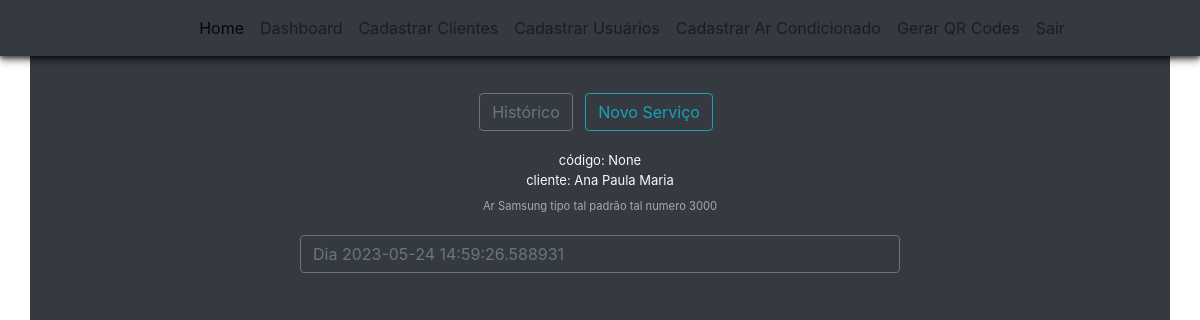
/dashboard/cliente/relatorio-servico/6 (signed in), run on the app's committed database.
### climaxcool/models.py (models this page shows)
class Equipments(database.Model):
    id = database.Column(database.Integer, primary_key=True)
    name_equipment = database.Column(database.String, nullable=False)
    btus_equipment = database.Column(database.Integer, nullable=False)
    brand_equipment = database.Column(database.String, nullable=False)
    address = database.Column(database.String, nullable=False)
    qr_code = database.Column(database.String, unique=True)
    status_equipment = database.Column(database.String, default="ATIVO")
    date_create = database.Column(database.DateTime, nullable=False, default=datetime.utcnow)
    id_customer = database.Column(database.Integer, database.ForeignKey('customers.id'), nullable=False)
    id_user = database.Column(database.Integer, database.ForeignKey('users.id'), nullable=False)

class Customers(database.Model):
    id = database.Column(database.Integer, primary_key=True)
    type_customer = database.Column(database.String, nullable=False)
    number_register_customer = database.Column(database.String, nullable=False, unique=True)
    name_customer = database.Column(database.String, nullable=False)
    name_responsible = database.Column(database.String)
    email = database.Column(database.String)
    address = database.Column(database.String)
    telephone_fixed = database.Column(database.String)
    telephone_mobile = database.Column(database.String, nullable=False)
    reference_point = database.Column(database.String)
    status_customer = database.Column(database.String, default="ATIVO")
    date_create = database.Column(database.DateTime, nullable=False, default=datetime.utcnow)
    date_last_update = database.Column(database.DateTime, default=datetime.utcnow, onupdate=datetime.utcnow)
    id_user = database.Column(database.Integer, database.ForeignKey('users.id'), nullable=False)
    equipment = database.relationship('Equipments', backref='company_asset', lazy=True)

class Users(database.Model, UserMixin):
    id = database.Column(database.Integer, primary_key=True)
    type_user = database.Column(database.String, nullable=False)
    username = database.Column(database.String, nullable=False, unique=True)
    email = database.Column(database.String, nullable=False, unique=True)
    password = database.Column(database.String, nullable=False)
    status_user = database.Column(database.String, default="ATIVO")
    permission_user = database.Column(database.Integer, default=0)
    equipment = database.relationship('Equipments', backref='created_by_user', lazy=True)
    date_last_update = database.Column(database.DateTime, default=datetime.utcnow, onupdate=datetime.utcnow)
    id_customer = database.Column(database.Integer, database.ForeignKey('customers.id'), nullable=False)

class Services(database.Model):
    id = database.Column(database.Integer, primary_key=True)
    service = database.Column(database.String, nullable=False)
    date_create = database.Column(database.DateTime, nullable=False, default=datetime.utcnow)
    annotations = database.Column(database.String)
    price = database.Column(database.Integer)
    id_customer = database.Column(database.Integer, database.ForeignKey('customers.id'), nullable=False)
    id_equipment = database.Column(database.Integer, database.ForeignKey('equipments.id'), nullable=False)
    id_expert = database.Column(database.Integer, database.ForeignKey('users.id'), nullable=False)

### climaxcool/route/routes.py (the view)
@app.route('/dashboard/cliente/relatorio-servico', defaults={'equipment_id': None})
@app.route('/dashboard/cliente/relatorio-servico/<int:equipment_id>')
@login_required
def report_service(equipment_id):
    equipment = None
    services_for_equipment = []
    if equipment_id is not None:
        equipment = Equipments.query.filter_by(id=equipment_id).first()
        customer = Customers.query.filter_by(id=equipment.id_customer).first();
        services = Services.query.filter_by(id_equipment=equipment_id).all();
        for service in services:
            expert = Users.query.filter_by(id=service.id_expert).first();
            list_services = service.service.split(",")
            list_services.pop()
            print(f"lista de serviços {list_services}")
            services_for_equipment.append( report_service_model(
                id=service.id,
                date= service.date_create,
                list_services= list_services,
                annotations= service.annotations,
                expert= expert.username,
                price= service.price,
            ))
    return render_template('report_service.html', equipment=equipment, customer=customer, services=services_for_equipment)

### climaxcool/models.py (called while the page is built)
@login_manager.user_loader
def load_user(id_user):
    return Users.query.get(int(id_user))

### climaxcool/templates/report_service.html (shortened to what this page needs)
{% extends 'nav_logged.html' %}
{% block bodynav %}
<div class="container bg-dark" style="padding-top: 60px; height: 100vh;">
    <div class="py-2 text-center">
        <div class="pb-2">
            <a id="btn-historico" class="btn btn-outline-secondary mr-2" href="{{url_for('report_service', equipment_id=equipment.id, customer_id=customer.id)}}">Histórico</a>
            <a id="btn-novo-servico" class="btn btn-outline-info mr-2" href="{{url_for('new_service', equipment_id=equipment.id, customer_id=customer.id)}}">Novo Serviço</a>
        </div>
    </div>
    <div class="container text-center text-light" id="option1">
        <div class="mt-1">
            <p style="font-size: small;" class="my-0">código: {{ equipment.qr_code }}</p>
            <p style="font-size: small;" class="my-0">cliente: {{customer.name_customer}}</p>
            <p style="font-size: 0.7rem; color: darkgrey;" class="mt-2">
                {{equipment.name_equipment}}
            </p>
        </div>
    </div>
    <div class="container row justify-content-center text-center text-light mx-0">
        {%for service in services%}
        <div class="col-md-7 mb-1">
            <button style="width: 100%; text-align: start;" class="btn btn-outline-secondary mt-1" type="button" data-bs-toggle="collapse" data-bs-target="#serv{{service.id}}"> Dia {{service.date}}</button>
        </div>
        {%endfor%}
    </div>
</div>
{% endblock %}

### data on the page
Equipments: qr_code "None", name_equipment "Ar Samsung tipo tal padrão tal numero 3000"
Customers: name_customer "Ana Paula Maria"
Users: date "2023-05-24 14:59:26.588931"
